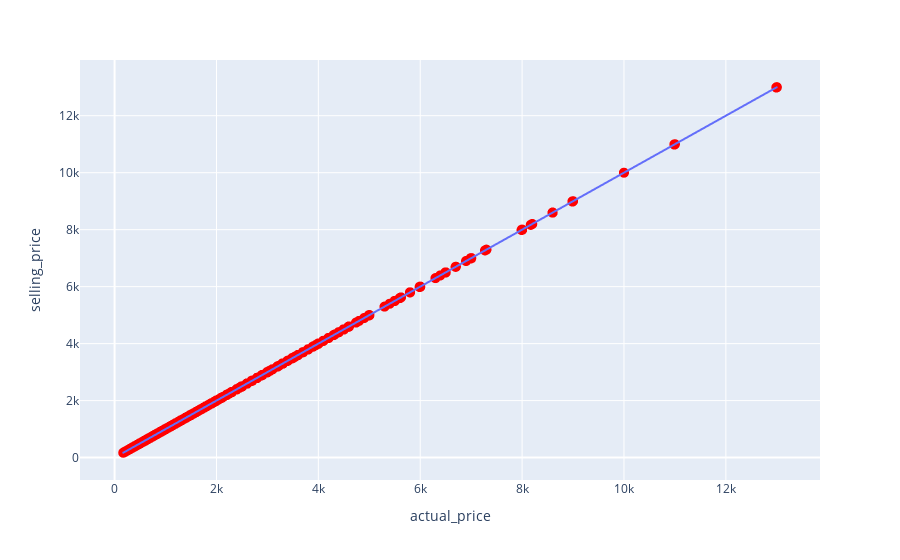

Notebook code cell kept with this figure:
### Code cell
fig = px.scatter(high_selling_price_df, y = 'selling_price',x='actual_price',
hover_name='title', trendline='ols')
fig.update_traces(marker=dict(size=10,color='red'),
selector=dict(mode='markers'))

### Figure 1 — Plotly figure (JSON) as saved in the notebook; plotly's stock layout.template omitted (floating-point values rounded to 4 significant figures; data arrays with more than 128 entries replaced by an {"elided": "..."} marker saying what was removed)
{"data": [{"hovertemplate": "<b>%{hovertext}</b><br><br>actual_price=%{x}<br>selling_price=%{y}<extra></extra>", "hovertext": {"elided": "4579 str values"}, "legendgroup": "", "marker": {"color": "red", "size": 10, "symbol": "circle"}, "mode": "markers", "name": "", "showlegend": false, "type": "scattergl", "x": {"elided": "4579 int values"}, "xaxis": "x", "y": {"elided": "4579 int values"}, "yaxis": "y"}, {"hovertemplate": "<b>OLS trendline</b><br>selling_price = 1 * actual_price + -6.46594e-12<br>R<sup>2</sup>=1.000000<br><br>actual_price=%{x}<br>selling_price=%{y} <b>(trend)</b><extra></extra>", "legendgroup": "", "marker": {"color": "#636efa", "symbol": "circle"}, "mode": "lines", "name": "", "showlegend": false, "type": "scattergl", "x": {"elided": "4503 int values"}, "xaxis": "x", "y": {"elided": "4503 float values"}, "yaxis": "y"}], "layout": {"legend": {"tracegroupgap": 0}, "margin": {"t": 60}, "xaxis": {"anchor": "y", "domain": [0, 1], "title": {"text": "actual_price"}}, "yaxis": {"anchor": "x", "domain": [0, 1], "title": {"text": "selling_price"}}}}
